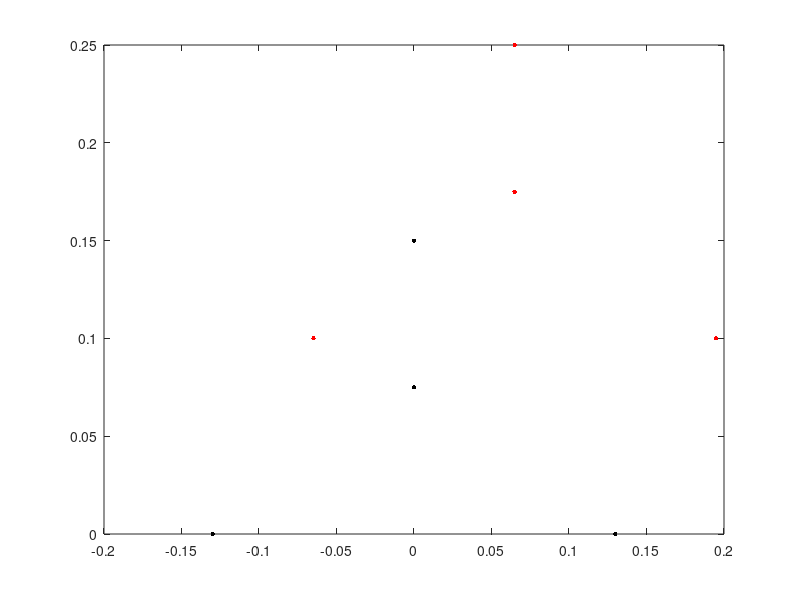

Recreate this plot in MATLAB. (Note: this script raises an error after producing the figure.)
%% Find Forces in 2D Spine Using Equilibrium Force Balance
% The goal of this program is to solve for the force density values of
% cables in a 2D spine consisting of two stacked tetrahedra. The bottom
% tetra is fixed, and the top tetra is translated. If the configuration is
% feasible, then infinitely many solutions exist; the minimum-effort
% solution will be selected.
%
% Author: Mallory Daly
% Created: 12/1/16
% Modified: 12/2/16

clear; close all

%% Spine Parameters
% Specific to case: 2D spine with two tetrahedra, stacked vertically.

% Number of bars, cables, and nodes
r = 6; % bars
s = 4; % cables
n = 8; % nodes

% Load spine data
load('spine_geometric_parameters_2D.mat')

% Geometric parameters
ll = spine_geometric_parameters.l; % m, length of long bars
h = spine_geometric_parameters.h; % m, height from top to bottom of tetra
ls = h/2; % m, length of short bar
w = sqrt(ll^2-(h/2)^2); % m, width from center of tetra

% Mass and force parameters
g = spine_geometric_parameters.g; % m/s^2, acceleration due to gravity
m = spine_geometric_parameters.m; % kg/node
M = m*4; % kg/tetra

%% Connectivity Matrix
% See H.-J. Schek's "The Force Density Method for Form Finding and
% Computation of General Networks."
% NOTE: Schek's work finds equilbrium positions given load and position of
% fixed nodes. We want to find loads given positions of nodes.

% Rows 1-6 are bars
% Rows 7-10 are cables
% Columns 1-4 are "free" nodes (they are fixed later)
% Columns 5-8 are fixed nodes

%    1  2  3  4  5  6  7  8  
C = [1 -1  0  0  0  0  0  0;  %  1
     1  0 -1  0  0  0  0  0;  %  2
     1  0  0 -1  0  0  0  0;  %  3
     0  0  0  0  1 -1  0  0;  %  4
     0  0  0  0  1  0 -1  0;  %  5
     0  0  0  0  1  0  0 -1;  %  6
     0  0  0  1  0  0  0 -1;  %  7
     0  0  1  0  0  0 -1  0;  %  8
     0  1  0  0  0  0  0 -1;  %  9
     0  1  0  0  0  0 -1  0]; % 10

% Connection matrix of cables
Cs = C(end-(s-1):end,:);

%% VARIABLES: Translation and rotation of free tetrahedron
xTrans = 1/2*w; % horizontal translation
zTrans = 2/3*h; % vertical translation
theta = 0; % rotation (radians)

%% Nodal Positions
% Coordinate system such that nodes 6 and 8 are on the x axis and nodes 5
% and 7 are centered on the z axis.

% Nodal positions of bottom tetrahedra
%          1   2   3   4
x_bot = [  0   0   w  -w]';
z_bot = [h/2   h   0   0]';

% Rotation matrix for given angle of theta
rot = [cos(theta), -sin(theta);
       sin(theta),  cos(theta)];
   
% Need to multiply each node by the rotation matrix and add the (x,z)
% offset from the xi state vector. Copy out (x,z) offset to a 2x4 matrix to
% make this easier.
xz_offset = repmat([xTrans; zTrans], 1, 4);

% Translate and rotate position of fixed nodes to get coordinates of free
% nodes
xz_top = rot*[x_bot'; z_bot'] + xz_offset;

% Extract x and z of free nodes
x_top = xz_top(1,:)';
z_top = xz_top(2,:)';

% Combined nodal positions
x = [x_bot; x_top];
z = [z_bot; z_top];

% Plot nodal positions
figure
plot(x_bot,z_bot,'k.','MarkerSize',10)
hold on
plot(x_top,z_top,'r.','MarkerSize',10)
% figure
% geometry.l = length;
% geometry.h = h;
% plot_2d_spine([xTrans zTrans theta],geometry)

%% Lengths of Bars and Cables

% Rows 1-6 are bars
% Rows 7-10 are cables
l = [ls;                             % 1
     ll;                             % 2
     ll;                             % 3
     ls;                             % 4
     ll;                             % 5
     ll;                             % 6
     norm([x(4),z(4)]-[x(8),z(8)]);  % 7
     norm([x(3),z(3)]-[x(7),z(7)]);  % 8
     norm([x(2),z(2)]-[x(8),z(8)]);  % 9
     norm([x(2),z(2)]-[x(7),z(7)])]; %10
% The forces in the cables will depend on F = k*(l-l_0)

% Diagonal length matrix
L = diag(l);
L_cables = diag(l(end-(s-1):end));

%% Solve for Reaction Forces
% Assume spine is sitting on a surface. Then there are vertical reaction
% forces at nodes 3 and 4.

% Solve AR*[R3; R4] = bR, where AR will always be invertible
AR = [1 1; 0 (x(3)-x(4))];
bR = [2*M*g; M*g*(x(1)-x(4))+M*g*(x(5)-x(4))];
R = AR\bR;
R3 = R(1);
R4 = R(2);

%% Equilibrium Force Equations

% Create vector of distance differences
dx = Cs*x;
dz = Cs*z;

% Define A*q = p, where q is a vector of the cable force densities and p is
% a vector of the external forces
A = [ -dx(1) -dx(2) -dx(3) -dx(4);  % horizontal forces, bottom tetra
       dx(1)  dx(2)  dx(3)  dx(4);  % horizontal forces, top tetra
      -dz(1) -dz(2) -dz(3) -dz(4);  % vertical forces, bottom tetra
       dz(1)  dz(2)  dz(3)  dz(4)]; % vertical forces, top tetra
% Note that A is not a full rank matrix (not invertible)   
p = [ 0; 0; M*g-R3-R4; M*g;];

%% Solve Problem

% Minimum cable tension
minTension = 1; % N

% Solve with YALMIP
yalmip('clear')
q = sdpvar(s,1);
obj = q'*q;
constr = [A*q == p, L_cables*q >= minTension*ones(s,1)];
options = sdpsettings('solver','quadprog','verbose',2);
sol = optimize(constr,obj,options)
% optimize(constr,obj)
qOpt = value(q) % N/m

% Calculate tensions
tensionsOpt = L_cables*qOpt % N

%%

% % Equilibrium equations (Ax = b)
% A = [1 1 1 -sin(theta) -sin(theta);
%      0 0 0 -cos(theta) cos(theta);
%      0 -1 -1 sin(theta) sin(theta);
%      0 -w w cos(theta)*ls -cos(theta)*ls;
%      0 w -w (cos(theta)*h/2-sin(theta)*w) (sin(theta)*w-cos(theta)*h/2)];
% b = [M*g; 0; M*g; 0; 0];
% 
% % Minimum cable tension
% minTension = 1; % N
% 
% % Solve with YALMIP
% yalmip('clear')
% forceVec = sdpvar(5,1);
% options = sdpsettings('solver','quadprog','verbose',2);
% obj = forceVec'*forceVec;
% constr = [A*forceVec == b, forceVec >= minTension];
% optimize(constr,obj,options)
% % optimize(constr,obj)
% value(forceVec)

% %% Test Schek Method Symbollically
% 
% % Mallory's notes: I don't really think it makes sense to solve using As
% % (just the matrix for the cables). It's like your ignoring the compressive
% % forces from the rods. I don't know if I'll have time to compare the
% % solutions, but I plan to solve using the full matrix.
% 
% x1 = sym('x1','real');
% x2 = sym('x2','real');
% x3 = sym('x3','real');
% x4 = sym('x4','real');
% x5 = sym('x5','real');
% x6 = sym('x6','real');
% x7 = sym('x7','real');
% x8 = sym('x8','real');
% x = [x1 x2 x3 x4 x5 x6 x7 x8]';
% 
% z1 = sym('z1','real');
% z2 = sym('z2','real');
% z3 = sym('z3','real');
% z4 = sym('z4','real');
% z5 = sym('z5','real');
% z6 = sym('z6','real');
% z7 = sym('z7','real');
% z8 = sym('z8','real');
% z = [z1 z2 z3 z4 z5 z6 z7 z8]';
% 
% % u = C*x;
% % v = C*z;
% % A = C'*diag(u);
% A = [C'*diag(C*x);
%      C'*diag(C*z)]
% 
% 
% q1 = sym('q1','real');
% q2 = sym('q2','real');
% q3 = sym('q3','real');
% q4 = sym('q4','real');
% q5 = sym('q5','real');
% q6 = sym('q6','real');
% q7 = sym('q7','real');
% q8 = sym('q8','real');
% q9 = sym('q9','real');
% q10 = sym('q10','real');
% q = [q1 q2 q3 q4 q5 q6 q7 q8 q9 q10]';
% 
% % p = A*q
% % 
% % As = A(:,7:10)
% % qs = [q7 q8 q9 q10]'
% % ps = As*qs